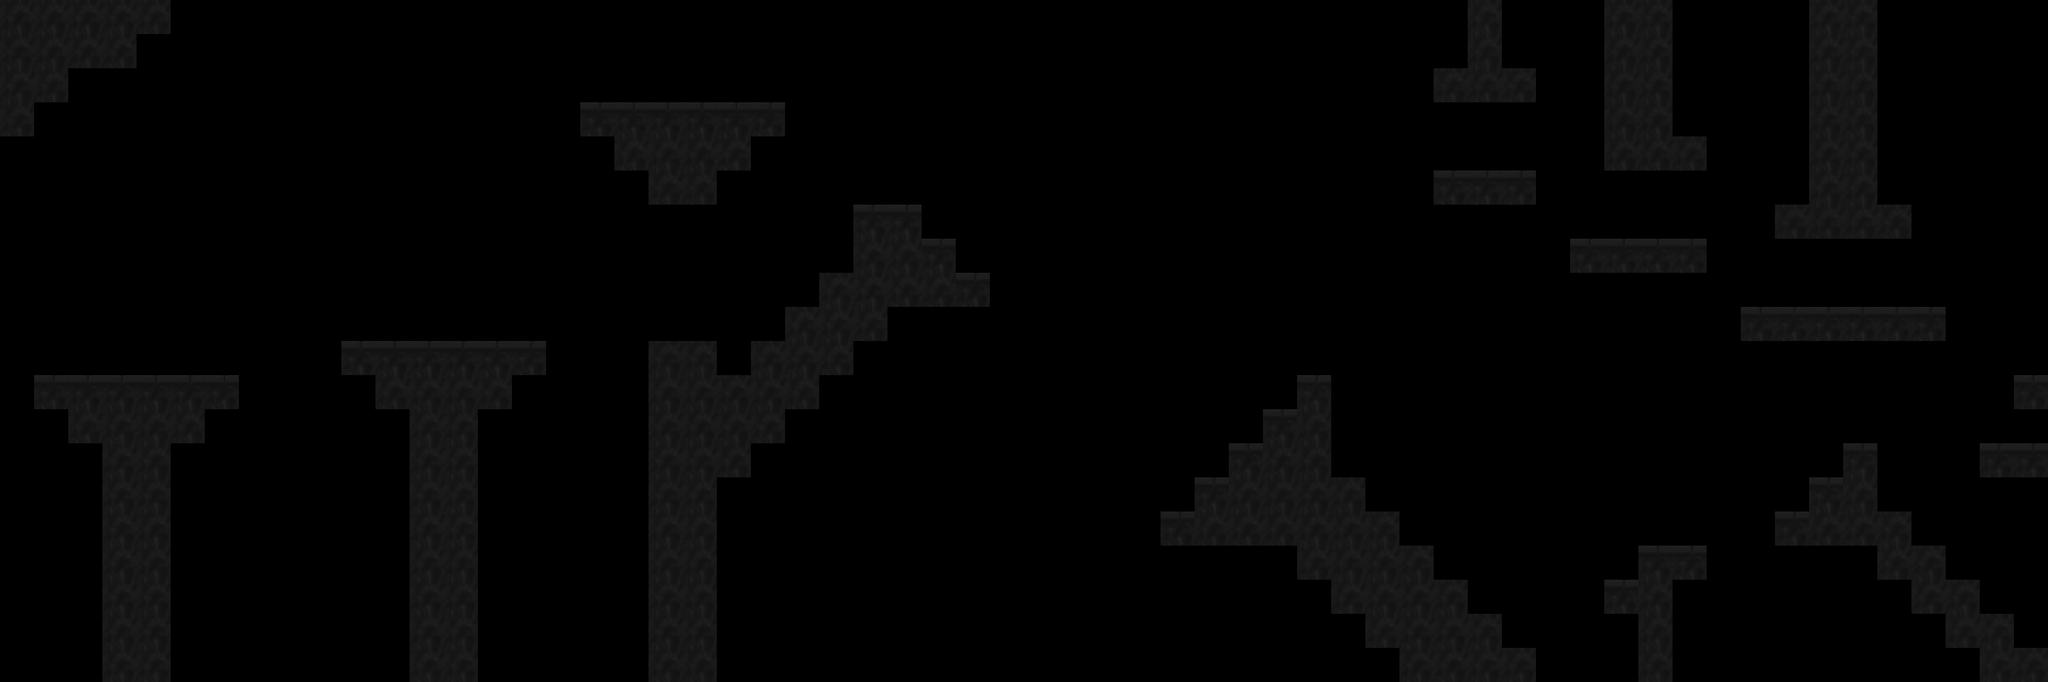

This is a level from a 2D game, rendered from its Tiled map with the project's own tilesets. A one-line summary and the map file follow, with tile-layer data summarised:
An orthogonal 60x20 tile map with 70x70 px tiles, 2 tile layers (background, Tile Layer 1) and 1 object (pipe).

<map version="1.0" orientation="orthogonal" width="60" height="20" tilewidth="70" tileheight="70">
 <properties>
  <property name="size" value="0.5" />
 </properties>
 <tileset firstgid="1" name="tiles_map" tilewidth="70" tileheight="70">
  <image source="../images/tiles_map.png" trans="000000" width="700" height="210" />
 </tileset>
 <layer name="background" width="60" height="20">
  <data>[1200 cells, 0 non-empty, 0 distinct tile ids]</data>
 </layer>
 <layer name="Tile Layer 1" width="60" height="20">
  <data>[1200 cells, 219 non-empty, 2 distinct tile ids]</data>
 </layer>
 <objectgroup name="data" width="60" height="20">
  <object name="pipeLevel5" type="pipe" x="2940" y="280" width="70" height="70">
   <properties>
    <property name="select" value="level6.tmx" />
   </properties>
  </object>
 </objectgroup>
</map>
